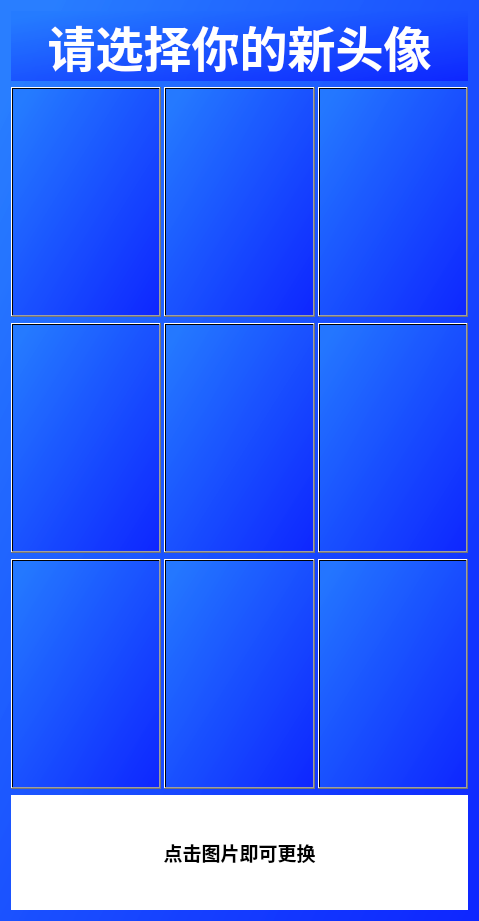
<?xml version="1.0" encoding="UTF-8"?>
<ui version="4.0">
 <class>Dialog</class>
 <widget class="QDialog" name="Dialog">
  <property name="geometry">
   <rect>
    <x>0</x>
    <y>0</y>
    <width>479</width>
    <height>921</height>
   </rect>
  </property>
  <property name="windowTitle">
   <string>Dialog</string>
  </property>
  <property name="styleSheet">
   <string notr="true">background-color: qlineargradient(spread:pad, x1:0.04, y1:0.0684545, x2:1, y2:1, stop:0 rgba(37, 124, 255, 225), stop:1 rgba(14, 38, 255, 255));</string>
  </property>
  <layout class="QVBoxLayout" name="verticalLayout" stretch="2,2,2,2,1">
   <item>
    <layout class="QHBoxLayout" name="horizontalLayout_4">
     <item>
      <widget class="QLabel" name="label">
       <property name="sizePolicy">
        <sizepolicy hsizetype="Preferred" vsizetype="Fixed">
         <horstretch>203</horstretch>
         <verstretch>0</verstretch>
        </sizepolicy>
       </property>
       <property name="styleSheet">
        <string notr="true">font: 75 9pt &quot;微软雅黑&quot;;</string>
       </property>
       <property name="text">
        <string>&lt;html&gt;&lt;head/&gt;&lt;body&gt;&lt;p align=&quot;center&quot;&gt;&lt;span style=&quot; font-size:36pt; font-weight:600; color:#ffffff;&quot;&gt;请选择你的新头像&lt;/span&gt;&lt;/p&gt;&lt;/body&gt;&lt;/html&gt;</string>
       </property>
      </widget>
     </item>
    </layout>
   </item>
   <item>
    <layout class="QHBoxLayout" name="horizontalLayout_3">
     <property name="spacing">
      <number>3</number>
     </property>
     <item>
      <layout class="QGridLayout" name="gridLayout">
       <item row="0" column="0">
        <widget class="QPushButton" name="pushButton">
         <property name="sizePolicy">
          <sizepolicy hsizetype="Minimum" vsizetype="Minimum">
           <horstretch>0</horstretch>
           <verstretch>0</verstretch>
          </sizepolicy>
         </property>
         <property name="styleSheet">
          <string notr="true">border-image: url(:/resource/Afterclap-1.png);</string>
         </property>
         <property name="text">
          <string/>
         </property>
         <property name="autoRepeatInterval">
          <number>100</number>
         </property>
        </widget>
       </item>
      </layout>
     </item>
     <item>
      <layout class="QGridLayout" name="gridLayout_2">
       <item row="0" column="0">
        <widget class="QPushButton" name="pushButton_2">
         <property name="sizePolicy">
          <sizepolicy hsizetype="Minimum" vsizetype="Minimum">
           <horstretch>0</horstretch>
           <verstretch>0</verstretch>
          </sizepolicy>
         </property>
         <property name="styleSheet">
          <string notr="true">border-image: url(:/resource/Afterclap-2.png);</string>
         </property>
         <property name="text">
          <string/>
         </property>
        </widget>
       </item>
      </layout>
     </item>
     <item>
      <layout class="QGridLayout" name="gridLayout_3">
       <item row="0" column="0">
        <widget class="QPushButton" name="pushButton_3">
         <property name="sizePolicy">
          <sizepolicy hsizetype="Minimum" vsizetype="Minimum">
           <horstretch>0</horstretch>
           <verstretch>0</verstretch>
          </sizepolicy>
         </property>
         <property name="styleSheet">
          <string notr="true">border-image: url(:/resource/Afterclap-3.png);</string>
         </property>
         <property name="text">
          <string/>
         </property>
        </widget>
       </item>
      </layout>
     </item>
    </layout>
   </item>
   <item>
    <layout class="QHBoxLayout" name="horizontalLayout_2">
     <property name="spacing">
      <number>3</number>
     </property>
     <item>
      <widget class="QPushButton" name="pushButton_6">
       <property name="sizePolicy">
        <sizepolicy hsizetype="Minimum" vsizetype="Minimum">
         <horstretch>0</horstretch>
         <verstretch>0</verstretch>
        </sizepolicy>
       </property>
       <property name="styleSheet">
        <string notr="true">border-image: url(:/resource/Afterclap-4.png);</string>
       </property>
       <property name="text">
        <string/>
       </property>
      </widget>
     </item>
     <item>
      <widget class="QPushButton" name="pushButton_5">
       <property name="sizePolicy">
        <sizepolicy hsizetype="Minimum" vsizetype="Minimum">
         <horstretch>0</horstretch>
         <verstretch>0</verstretch>
        </sizepolicy>
       </property>
       <property name="styleSheet">
        <string notr="true">border-image: url(:/resource/Afterclap-5.png);</string>
       </property>
       <property name="text">
        <string/>
       </property>
      </widget>
     </item>
     <item>
      <widget class="QPushButton" name="pushButton_4">
       <property name="sizePolicy">
        <sizepolicy hsizetype="Minimum" vsizetype="Minimum">
         <horstretch>0</horstretch>
         <verstretch>0</verstretch>
        </sizepolicy>
       </property>
       <property name="styleSheet">
        <string notr="true">border-image: url(:/resource/Afterclap-6.png);</string>
       </property>
       <property name="text">
        <string/>
       </property>
      </widget>
     </item>
    </layout>
   </item>
   <item>
    <layout class="QHBoxLayout" name="horizontalLayout">
     <property name="spacing">
      <number>3</number>
     </property>
     <item>
      <widget class="QPushButton" name="pushButton_8">
       <property name="sizePolicy">
        <sizepolicy hsizetype="Minimum" vsizetype="Minimum">
         <horstretch>0</horstretch>
         <verstretch>0</verstretch>
        </sizepolicy>
       </property>
       <property name="styleSheet">
        <string notr="true">border-image: url(:/resource/Afterclap-7.png);</string>
       </property>
       <property name="text">
        <string/>
       </property>
      </widget>
     </item>
     <item>
      <widget class="QPushButton" name="pushButton_9">
       <property name="sizePolicy">
        <sizepolicy hsizetype="Minimum" vsizetype="Minimum">
         <horstretch>0</horstretch>
         <verstretch>0</verstretch>
        </sizepolicy>
       </property>
       <property name="styleSheet">
        <string notr="true">border-image: url(:/resource/Afterclap-8.png);</string>
       </property>
       <property name="text">
        <string/>
       </property>
      </widget>
     </item>
     <item>
      <widget class="QPushButton" name="pushButton_7">
       <property name="sizePolicy">
        <sizepolicy hsizetype="Minimum" vsizetype="Minimum">
         <horstretch>0</horstretch>
         <verstretch>0</verstretch>
        </sizepolicy>
       </property>
       <property name="styleSheet">
        <string notr="true">border-image: url(:/resource/Afterclap-9.png);</string>
       </property>
       <property name="text">
        <string/>
       </property>
      </widget>
     </item>
    </layout>
   </item>
   <item>
    <widget class="QLabel" name="label_2">
     <property name="styleSheet">
      <string notr="true">font: 12pt &quot;Bahnschrift Condensed&quot;;
background-color: rgb(255, 255, 255);</string>
     </property>
     <property name="text">
      <string>&lt;html&gt;&lt;head/&gt;&lt;body&gt;&lt;p align=&quot;center&quot;&gt;&lt;span style=&quot; font-size:14pt; font-weight:600; color:#000000;&quot;&gt;点击图片即可更换&lt;/span&gt;&lt;/p&gt;&lt;/body&gt;&lt;/html&gt;</string>
     </property>
    </widget>
   </item>
  </layout>
 </widget>
 <resources/>
 <connections/>
</ui>
